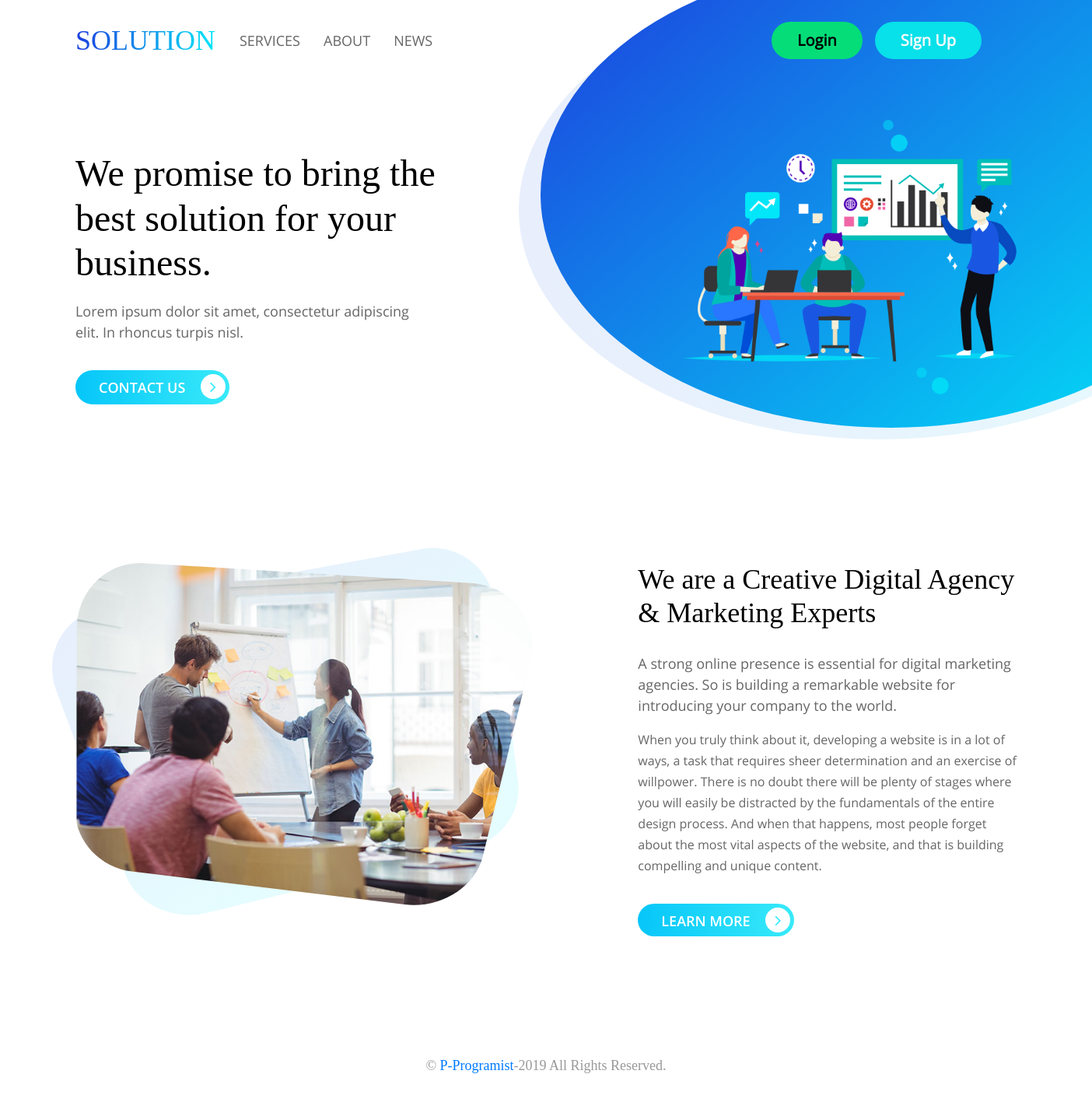
The page / on the database its author committed.
### main/models.py (models this page shows, shortened)
class TextTextTextSingleHome(models.Model):
    header = models.TextField()
    definition1 = models.TextField()
    definition2 = models.TextField()

### main/views.py (the view, shortened to what this page needs)
# urls.py: path("", HomeView.as_view(), name="home_view"),
class HomeView(View):
    def get(self, request):
        login_form = CustomLoginForm()
        register_form = CustomUserCreationForm()
        data1 = ImgSingleHome.objects.all()
        data2 = TextTextTextSingleHome.objects.all()
        return render(request, template_name="main/home.html",
        context={"data1": data1, "data2": data2,  "login_form": login_form,
                "register_form": register_form})

### main/templates/main/home.html (shortened to what this page needs)
{% extends 'wrapper.html' %}
{% load static %}
{% block content %}
<div class="container-fluid gtco-feature" id="services">
    <div class="container">
        <div class="row">
            <div class="col-md-7">
                <div class="cover">
                    <div class="card">
                        <svg width="100%" viewBox="0 0 700 500">
                            <clipPath id="clip-path">
                                <path
                                d="M89.479,0.180 L512.635,25.932 C568.395,29.326 603.115,76.927 590.357,129.078 L528.827,380.603 C518.688,422.048 472.661,448.814 427.190,443.300 L73.350,400.391 C32.374,395.422 -0.267,360.907 -0.002,322.064 L1.609,85.154 C1.938,36.786 40.481,-2.801 89.479,0.180 Z">
                            </path>
                        </clipPath>
                            {% for item in data1 %}
                            <image clip-path="url(#clip-path)" xlink:href="{% static item.img_path %}"
                                width="100%" height="465" class="svg__image"></image>
                            {% endfor %}
                        </svg>
                    </div>
                </div>
            </div>
            <div class="col-md-5">
                {% for item in data2 %}
                <h2> {{ item.header }}</h2>
                <p> {{ item.definition1 }} </p>
                <p>
                    <small>{{ item.definition2 }}
                    </small>
                </p>
                <a href="{% url 'about_view' %}">Learn More <i class="fa fa-angle-right" aria-hidden="true"></i></a>
                {% endfor %}
            </div>
        </div>
    </div>
</div>
{% endblock content %}

### main/static/css/style.css (style rules this page uses)
p { font-family: "OpenSans-Regular"; color: #666666; font-size: 18px; }
body { overflow: hidden; overflow-y: auto; font-family: "OpenSans-Regular"; }
@media (min-width: 1200px) { .container { max-width: 1240px; } }
.gtco-banner-area a, .gtco-feature a, .gtco-features a, .gtco-news .owl-carousel .card a, #gtco-footer .submit-button { background-image: -moz-linear-gradient(0deg, #06c6f9 0%, #38eaf9 100%); background-image: -webkit-linear-gradient(0deg, #06c6f9 0%, #38eaf9 100%); background-image: -ms-linear-gradient(0deg, #06c6f9 0%, #38eaf9 100%); font-size: 18px; font-family: "OpenSans-Semibold"; color: #fff; border-radius: 50px; padding: 5px 30px; display: inline-block; text-transform: uppercase; padding-right: 5px; text-decoration: none !important; }
.gtco-banner-area a .fa, .gtco-feature a .fa, .gtco-features a .fa, .gtco-news .owl-carousel .card a .fa, #gtco-footer .submit-button .fa { background: #fff; border-radius: 50%; height: 32px; width: 32px; color: #37eaf9; font-size: 22px; text-align: center; padding-top: 5px; margin-left: 15px; }
.gtco-feature h2, .gtco-features h2 { font-family: "Lato-Regular"; color: #000000; font-size: 36px; margin-bottom: 30px; }
.card { border: none; background: transparent; }
.gtco-feature { margin-top: 100px; }
.gtco-feature .card .back-bg { margin-left: -30px !important; margin-top: -20px; }
.gtco-feature .card svg { display: block; margin-left: auto; margin-right: auto; }
.gtco-feature p small { font-size: 16px; }
.gtco-feature a { margin-top: 20px; display: inline-block; }

### rows shown on the page
TextTextTextSingleHome: header "We are a Creative Digital Agency & Marketing Experts", definition1 "A strong online presence is essential for digital marketing agencies. So is building a remarkable website for introducing your company to the world.", definition2 "When you truly think about it, developing a website is in a lot of ways, a task that requires sheer determination and an exercise of willpower. There is no doubt there will be plenty of stages where you will easily be distracted by the fundamentals of the entire design process. And when that happens, most people forget about the most vital aspects of the website, and that is building compelling and unique content."
